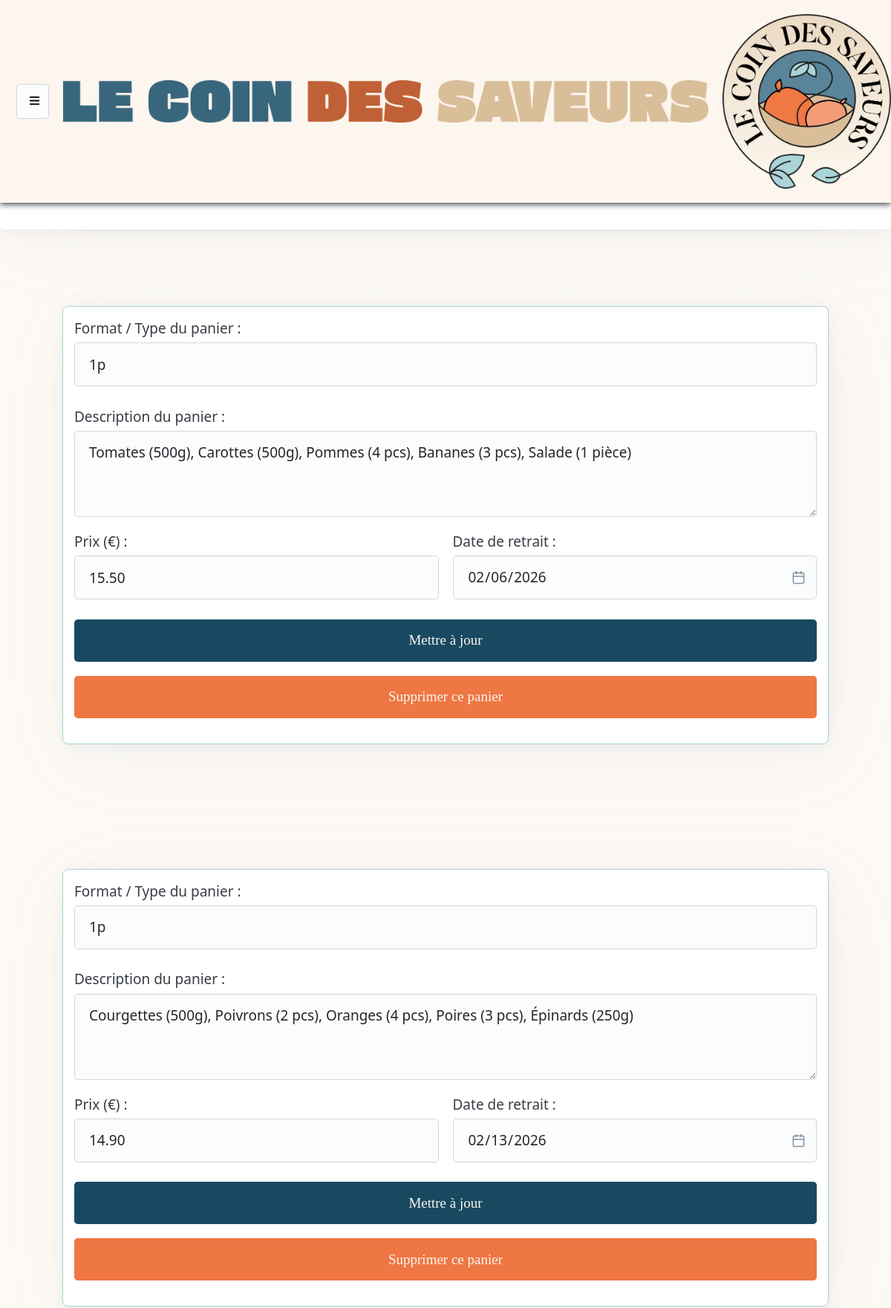
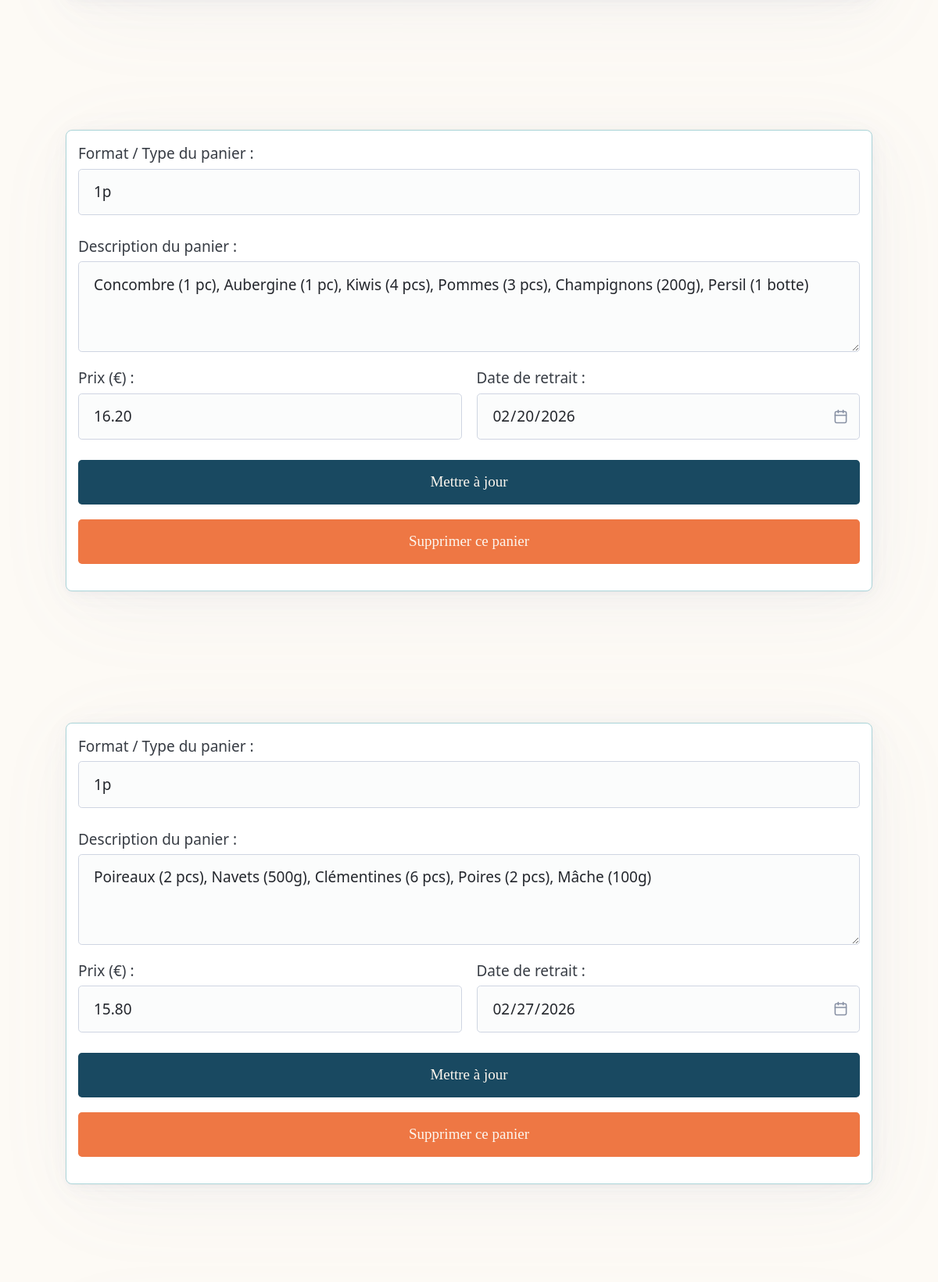
/admin-panier-existant.php (signed in, upper part), run on the app's committed database (2 pictures, top to bottom).
### tables this page shows
CREATE TABLE `paniers` (
  `id` int(11) NOT NULL,
  `type` varchar(10) NOT NULL,
  `prix` decimal(6,2) NOT NULL,
  `description` text DEFAULT NULL,
  `date_retrait` date NOT NULL
);

### admin-panier-existant.php (the view, shortened to what this page needs)
<?php
require 'bootstrap.php';
$paniers = $pdo->query("SELECT * FROM paniers")->fetchAll();
?>
<!DOCTYPE html>
<html lang="fr">
<head>
    <link href="assets/pico-main/css/pico.sand.css" rel="stylesheet">
    <link href="assets/font-awesome/css/fontawesome.css" rel="stylesheet">
    <link href="assets/font-awesome/css/brands.css" rel="stylesheet">
    <link href="assets/font-awesome/css/regular.css" rel="stylesheet">
    <link href="assets/font-awesome/css/solid.css" rel="stylesheet">
    <link href="./assets/css/style.css" rel="stylesheet">
    <link href="./assets/css/admin-panier.css" rel="stylesheet">
</head>
<body class="fond-d-ecran">
  <nav class="header">
    <ul id="menu-burger">
      <li>
        <details class="dropdown">
          <summary>
          </summary>
        </details>
      </li>
    </ul>
    <ul>
      <li class="lecoindessaveurs"><img src="assets/image/titre.png" id="titre"></li>
    </ul>
    <ul>
      <li><img src="assets/image/logo.png" id="logo"></li>
    </ul>
  </nav>
  <br>
  <br>
  <br>
  <br>
    <main>
        <article>
        <h1>Paniers existants :</h1>
        <p>Ici vous pouvez modifier vos paniers qui sont actuellement proposés à vos clients ! Si vous voulez créer un nouveau panier, vous pouvez cliquer sur le bouton en bas de page "Créer un nouveau panier".</p>
        </article>
        <section class="section-page-paniers">
            <?php foreach ($paniers as $panier){ ?>
                <article class="paniers">
                    <form action="" method="POST">
                        <label>Format / Type du panier :
                            <input type="text" name="type" value="<?php echo htmlspecialchars($panier['type']); ?>" required>
                        </label>
                        <label>Description du panier :
                            <textarea name="description" rows="3" required><?php echo htmlspecialchars($panier['description']); ?></textarea>
                        </label>
                        <div class="grid">
                            <label>Prix (€) :
                                <input type="number" step="0.01" name="prix" value="<?php echo htmlspecialchars((string)$panier['prix']); ?>" required>
                            </label>
                            <label>Date de retrait :
                                <input type="date" name="date_retrait" value="<?php echo htmlspecialchars($panier['date_retrait'] ?? ''); ?>" required>
                            </label>
                        </div>
                        <button type="submit" class="bouton-mj">Mettre à jour</button>
                    </form>
                    <form action="" method="POST" onsubmit="return confirm('Êtes-vous sûr de vouloir supprimer définitivement ce format de panier ?');">
                        <button type="submit" class="bouton-supr">Supprimer ce panier</button>
                    </form>
                </article>
            <?php } ?>
        </section>
    </main>
</body>
</html>

### assets/css/style.css (style rules this page uses)
html { scrollbar-width: none; }
.fond-d-ecran { background-color: #FDFAF5; margin: 0; padding: 0; min-height: 100vh; }
.header { background-color: #FCF6EE; box-shadow: 0px 2px 8px; position: fixed; }
h1 { color: #202632; font-family: "Sansita", sans-serif; z-index: 100; }
p { color: #202632; font-family: "Vollkorn", serif; font-optical-sizing: auto; font-weight: 400; font-style: normal; }
#menu-burger { margin-left: 1%; }
.dropdown { width: 30%; display: none; background: none; border: none; font-size: 1.5rem; background-color: #FCF6EE !important; }
summary::after { background-image: url(../image/bars-solid.png) !important; }

### assets/css/admin-panier.css (style rules this page uses)
.section-page-paniers { display: grid; grid-template-columns: 1fr; }
.paniers { border: 1px; border-style: solid; border-color: #ABD5D8; padding: 15px; border-radius: 8px; margin: 7%; }
.bouton-supr { background-color: #EE7744; color: #FCF6EE; border: none; width: 100%; font-family: "Vollkorn", serif; font-optical-sizing: auto; font-weight: 400; font-style: normal; }
.bouton-mj { background-color: #194961; color: #FCF6EE; border: none; font-family: "Vollkorn", serif; font-optical-sizing: auto; font-weight: 400; font-style: normal; }

### data on the page
paniers: type "1p", description "Tomates (500g), Carottes (500g), Pommes (4 pcs), Bananes (3 pcs), Salade (1 pièce)", prix "15.50", date_retrait "02/06/2026"
paniers: type "1p", description "Courgettes (500g), Poivrons (2 pcs), Oranges (4 pcs), Poires (3 pcs), Épinards (250g)", prix "14.90", date_retrait "02/13/2026"
paniers: type "1p", description "Concombre (1 pc), Aubergine (1 pc), Kiwis (4 pcs), Pommes (3 pcs), Champignons (200g), Persil (1 botte)", prix "16.20", date_retrait "02/20/2026"
paniers: type "1p", description "Poireaux (2 pcs), Navets (500g), Clémentines (6 pcs), Poires (2 pcs), Mâche (100g)", prix "15.80", date_retrait "02/27/2026"
